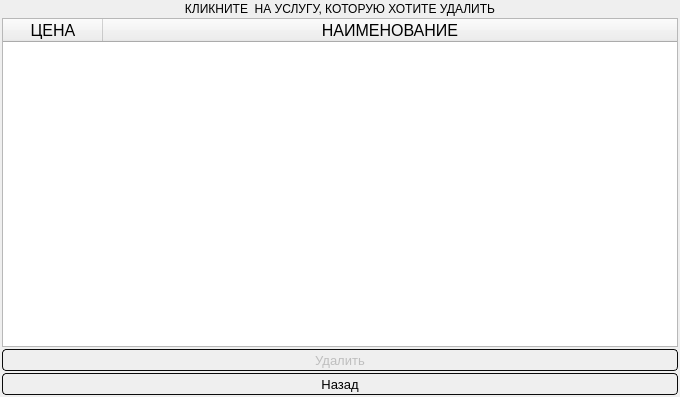
<?xml version="1.0" encoding="UTF-8"?>
<ui version="4.0">
 <class>Form_For_Delete_Service</class>
 <widget class="QWidget" name="Form_For_Delete_Service">
  <property name="geometry">
   <rect>
    <x>0</x>
    <y>0</y>
    <width>680</width>
    <height>397</height>
   </rect>
  </property>
  <property name="windowTitle">
   <string>Удаление услуги</string>
  </property>
  <layout class="QVBoxLayout" name="verticalLayout">
   <property name="spacing">
    <number>2</number>
   </property>
   <property name="leftMargin">
    <number>2</number>
   </property>
   <property name="topMargin">
    <number>2</number>
   </property>
   <property name="rightMargin">
    <number>2</number>
   </property>
   <property name="bottomMargin">
    <number>2</number>
   </property>
   <item>
    <widget class="QLabel" name="label">
     <property name="cursor">
      <cursorShape>ArrowCursor</cursorShape>
     </property>
     <property name="text">
      <string>КЛИКНИТЕ  НА УСЛУГУ, КОТОРУЮ ХОТИТЕ УДАЛИТЬ</string>
     </property>
     <property name="alignment">
      <set>Qt::AlignCenter</set>
     </property>
    </widget>
   </item>
   <item>
    <layout class="QHBoxLayout" name="tableLayout">
     <item>
      <widget class="QTableWidget" name="data_services">
       <property name="enabled">
        <bool>true</bool>
       </property>
       <property name="font">
        <font>
         <pointsize>12</pointsize>
        </font>
       </property>
       <property name="mouseTracking">
        <bool>false</bool>
       </property>
       <property name="focusPolicy">
        <enum>Qt::NoFocus</enum>
       </property>
       <property name="contextMenuPolicy">
        <enum>Qt::NoContextMenu</enum>
       </property>
       <property name="layoutDirection">
        <enum>Qt::LeftToRight</enum>
       </property>
       <property name="autoFillBackground">
        <bool>false</bool>
       </property>
       <property name="styleSheet">
        <string notr="true">
background-color: qlineargradient(x1: 0, y1: 0, x2: 0, y2: 1,
                                      stop: 0 #dadbde, stop: 1 #f6f7fa);
</string>
       </property>
       <property name="frameShape">
        <enum>QFrame::StyledPanel</enum>
       </property>
       <property name="frameShadow">
        <enum>QFrame::Plain</enum>
       </property>
       <property name="lineWidth">
        <number>2</number>
       </property>
       <property name="midLineWidth">
        <number>0</number>
       </property>
       <property name="verticalScrollBarPolicy">
        <enum>Qt::ScrollBarAsNeeded</enum>
       </property>
       <property name="sizeAdjustPolicy">
        <enum>QAbstractScrollArea::AdjustIgnored</enum>
       </property>
       <property name="autoScrollMargin">
        <number>20</number>
       </property>
       <property name="editTriggers">
        <set>QAbstractItemView::NoEditTriggers</set>
       </property>
       <property name="tabKeyNavigation">
        <bool>false</bool>
       </property>
       <property name="showDropIndicator" stdset="0">
        <bool>false</bool>
       </property>
       <property name="dragDropOverwriteMode">
        <bool>false</bool>
       </property>
       <property name="selectionMode">
        <enum>QAbstractItemView::NoSelection</enum>
       </property>
       <property name="selectionBehavior">
        <enum>QAbstractItemView::SelectRows</enum>
       </property>
       <property name="textElideMode">
        <enum>Qt::ElideMiddle</enum>
       </property>
       <property name="verticalScrollMode">
        <enum>QAbstractItemView::ScrollPerItem</enum>
       </property>
       <property name="showGrid">
        <bool>true</bool>
       </property>
       <property name="gridStyle">
        <enum>Qt::SolidLine</enum>
       </property>
       <property name="sortingEnabled">
        <bool>false</bool>
       </property>
       <property name="wordWrap">
        <bool>false</bool>
       </property>
       <property name="cornerButtonEnabled">
        <bool>false</bool>
       </property>
       <attribute name="horizontalHeaderVisible">
        <bool>true</bool>
       </attribute>
       <attribute name="horizontalHeaderCascadingSectionResizes">
        <bool>false</bool>
       </attribute>
       <attribute name="horizontalHeaderMinimumSectionSize">
        <number>10</number>
       </attribute>
       <attribute name="horizontalHeaderDefaultSectionSize">
        <number>100</number>
       </attribute>
       <attribute name="horizontalHeaderHighlightSections">
        <bool>true</bool>
       </attribute>
       <attribute name="horizontalHeaderShowSortIndicator" stdset="0">
        <bool>false</bool>
       </attribute>
       <attribute name="horizontalHeaderStretchLastSection">
        <bool>true</bool>
       </attribute>
       <attribute name="verticalHeaderVisible">
        <bool>false</bool>
       </attribute>
       <attribute name="verticalHeaderCascadingSectionResizes">
        <bool>false</bool>
       </attribute>
       <attribute name="verticalHeaderMinimumSectionSize">
        <number>30</number>
       </attribute>
       <attribute name="verticalHeaderDefaultSectionSize">
        <number>30</number>
       </attribute>
       <attribute name="verticalHeaderHighlightSections">
        <bool>true</bool>
       </attribute>
       <attribute name="verticalHeaderShowSortIndicator" stdset="0">
        <bool>true</bool>
       </attribute>
       <attribute name="verticalHeaderStretchLastSection">
        <bool>false</bool>
       </attribute>
       <column>
        <property name="text">
         <string>ЦЕНА</string>
        </property>
        <property name="font">
         <font>
          <pointsize>12</pointsize>
         </font>
        </property>
        <property name="foreground">
         <brush brushstyle="SolidPattern">
          <color alpha="255">
           <red>0</red>
           <green>0</green>
           <blue>0</blue>
          </color>
         </brush>
        </property>
       </column>
       <column>
        <property name="text">
         <string>НАИМЕНОВАНИЕ</string>
        </property>
        <property name="font">
         <font>
          <pointsize>12</pointsize>
          <stylestrategy>PreferAntialias</stylestrategy>
          <kerning>true</kerning>
         </font>
        </property>
       </column>
      </widget>
     </item>
    </layout>
   </item>
   <item>
    <widget class="QPushButton" name="delete_button">
     <property name="enabled">
      <bool>false</bool>
     </property>
     <property name="font">
      <font>
       <pointsize>10</pointsize>
      </font>
     </property>
     <property name="styleSheet">
      <string notr="true">QPushButton
{ 
border-radius : 4px;
border: 1px solid;
border-color: rgb(11, 11, 11);
height:20;
width:140;
background-color: qlineargradient(x1: 0, y1: 0, x2: 0, y2: 1,
                                      stop: 0 #dadbde, stop: 1 #f6f7fa);
}
QPushButton::pressed {
    background-color:qlineargradient(x1: 0, y1: 0, x2: 0, y2: 1,
                                      stop: 0 rgb(251, 252, 255), stop: 1 #f6f7fa);
}</string>
     </property>
     <property name="text">
      <string>Удалить</string>
     </property>
    </widget>
   </item>
   <item>
    <widget class="QPushButton" name="back_button">
     <property name="font">
      <font>
       <pointsize>10</pointsize>
      </font>
     </property>
     <property name="styleSheet">
      <string notr="true">QPushButton
{ 
border-radius : 4px;
border: 1px solid;
border-color: rgb(11, 11, 11);
height:20;
width:140;
background-color: qlineargradient(x1: 0, y1: 0, x2: 0, y2: 1,
                                      stop: 0 #dadbde, stop: 1 #f6f7fa);
}
QPushButton::pressed {
    background-color:qlineargradient(x1: 0, y1: 0, x2: 0, y2: 1,
                                      stop: 0 rgb(251, 252, 255), stop: 1 #f6f7fa);
}</string>
     </property>
     <property name="text">
      <string>Назад</string>
     </property>
    </widget>
   </item>
  </layout>
 </widget>
 <resources/>
 <connections/>
</ui>
